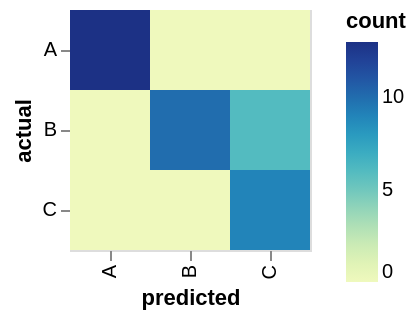

Vega-Lite specification stored for this chart:
### Vega specification from a JSON file in a GitHub repository (floating-point values rounded to 4 significant figures)
{"$schema": "https://vega.github.io/schema/vega/v5.json", "background": "white", "padding": 5, "style": "cell", "data": [{"name": "highlight_store"}, {"name": "source_0", "values": [{"actual": "A", "predicted": "A", "count": 13}, {"actual": "A", "predicted": "B", "count": 0}, {"actual": "A", "predicted": "C", "count": 0}, {"actual": "B", "predicted": "A", "count": 0}, {"actual": "B", "predicted": "B", "count": 10}, {"actual": "B", "predicted": "C", "count": 6}, {"actual": "C", "predicted": "A", "count": 0}, {"actual": "C", "predicted": "B", "count": 0}, {"actual": "C", "predicted": "C", "count": 9}]}, {"name": "data_0", "source": "source_0", "transform": [{"type": "identifier", "as": "_vgsid_"}, {"type": "filter", "expr": "isValid(datum[\"count\"]) && isFinite(+datum[\"count\"])"}]}], "signals": [{"name": "x_step", "value": 40}, {"name": "width", "update": "bandspace(domain('x').length, 0, 0) * x_step"}, {"name": "y_step", "value": 40}, {"name": "height", "update": "bandspace(domain('y').length, 0, 0) * y_step"}, {"name": "unit", "value": {}, "on": [{"events": "mousemove", "update": "isTuple(group()) ? group() : unit"}]}, {"name": "highlight", "update": "vlSelectionResolve(\"highlight_store\", \"union\")"}, {"name": "highlight_tuple", "on": [{"events": [{"source": "scope", "type": "click"}], "update": "datum && item().mark.marktype !== 'group' ? {unit: \"\", fields: highlight_tuple_fields, values: [(item().isVoronoi ? datum.datum : datum)[\"_vgsid_\"]]} : null", "force": true}, {"events": [{"source": "scope", "type": "dblclick"}], "update": "null"}]}, {"name": "highlight_tuple_fields", "value": [{"type": "E", "field": "_vgsid_"}]}, {"name": "highlight_modify", "update": "modify(\"highlight_store\", highlight_tuple, true)"}], "marks": [{"name": "marks", "type": "rect", "style": ["rect"], "interactive": true, "from": {"data": "data_0"}, "encode": {"update": {"strokeWidth": {"value": 2}, "fill": {"scale": "fill", "field": "count"}, "stroke": [{"test": "(!(length(data(\"highlight_store\"))) || (vlSelectionTest(\"highlight_store\", datum))) && (length(data(\"highlight_store\")))", "value": "black"}, {"value": null}], "opacity": [{"test": "!(length(data(\"highlight_store\"))) || (vlSelectionTest(\"highlight_store\", datum))", "value": 1}, {"value": 0.5}], "x": {"scale": "x", "field": "predicted"}, "width": {"scale": "x", "band": true}, "y": {"scale": "y", "field": "actual"}, "height": {"scale": "y", "band": true}}}}], "scales": [{"name": "x", "type": "band", "domain": {"data": "data_0", "field": "predicted", "sort": true}, "range": {"step": {"signal": "x_step"}}, "paddingInner": 0, "paddingOuter": 0}, {"name": "y", "type": "band", "domain": {"data": "data_0", "field": "actual", "sort": true}, "range": {"step": {"signal": "y_step"}}, "paddingInner": 0, "paddingOuter": 0}, {"name": "fill", "type": "linear", "domain": {"data": "data_0", "field": "count"}, "range": "heatmap", "interpolate": "hcl", "zero": false}], "axes": [{"scale": "x", "orient": "bottom", "grid": false, "title": "predicted", "labelAlign": "right", "labelAngle": 270, "labelBaseline": "middle", "zindex": 0}, {"scale": "y", "orient": "left", "grid": false, "title": "actual", "zindex": 0}], "legends": [{"fill": "fill", "gradientLength": {"signal": "clamp(height, 64, 200)"}, "symbolType": "square", "title": "count", "encode": {"gradient": {"name": "count_legend_gradient", "interactive": false, "update": {"opacity": {"value": 1}}}}}], "config": {"axis": {"domain": false, "zindex": 0}, "range": {"ramp": {"scheme": "yellowgreenblue"}}}}
